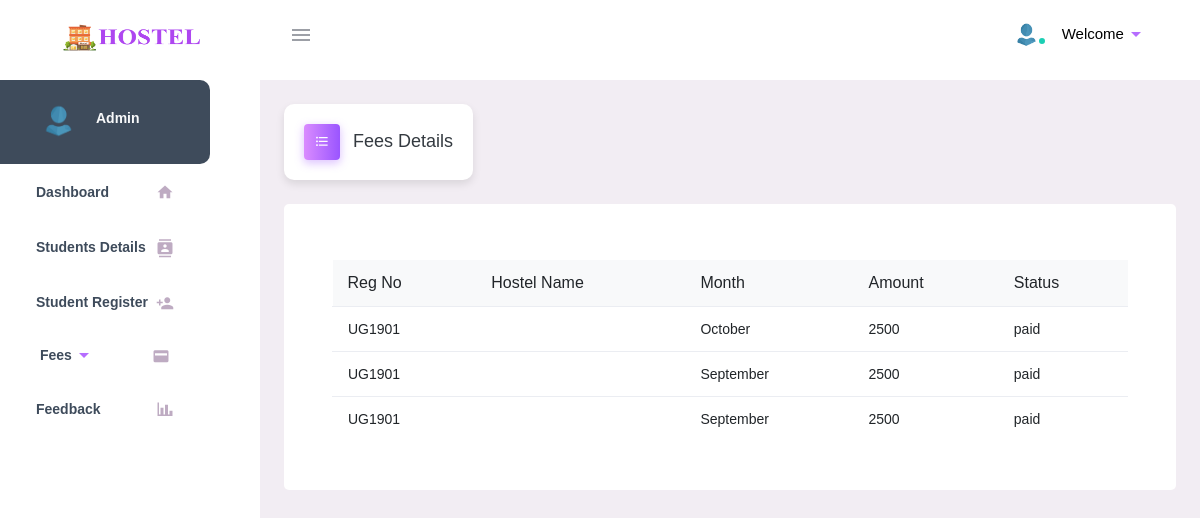
The app's page /admin/view_fees.php?reg=UG1901 with its own data.
### tables this page shows
CREATE TABLE `paid` (
  `id` varchar(20) NOT NULL,
  `reg` varchar(50) NOT NULL,
  `total` varchar(50) NOT NULL,
  `date` varchar(50) NOT NULL,
  `month` varchar(50) NOT NULL
);

### admin/view_fees.php (the view, shortened to what this page needs)
<?php
include("../dbconnect.php");
$reg = $_GET['reg'];
extract($_POST);
?>
<!DOCTYPE html>
<html lang="en">
<head>
    <link rel="stylesheet" href="./include/materialdesignicons.min.css">
    <link rel="stylesheet" href="./include/vendor.bundle.base.css">
    <link rel="stylesheet" href="./include/style.css">
    <link rel="stylesheet" href="https://cdn.jsdelivr.net/npm/@mdi/font/css/materialdesignicons.min.css">
    <link rel="stylesheet" href="./include/exstyle.css">
</head>
<body class="">
    <div class="container-scroller">
        <header class="topbar" data-navbarbg="skin6">
            <?php include 'navbar.php' ?>
        </header>
        <div class="container-fluid page-body-wrapper pt-0 proBanner-padding-top">
            <div class="navcantainer d-fixed">
                <?php include 'sidebar.php' ?>
            </div>
            <div class="main-panel">
                <div class="content-wrapper p-4">
                    <div class="page-header">
                        <h3 class="page-title">
                            <span class="page-title-icon bg-gradient-primary text-white mr-2">
                                <i class="mdi mdi-format-list-bulleted menu-icon"></i>
                            </span> Fees Details
                        </h3>
                    </div>
                    <div class="grid-margin card p-5 stretch-card">
                        <table class="table table-responsive-xl">
                            <thead class="bg-light"><h1>
                                <tr>
                                    <th class="fw-bolder">Reg No</th>
                                    <th class="fw-bolder">Hostel Name</th>
                                    <th class="fw-bolder">Month</th>
                                    <th class="fw-bolder">Amount</th>
                                    <th class="fw-bolder">Status</th>
                                </tr></h1>
                            </thead>
                            <?php
                            $qry = mysqli_query($connect, "select * from paid where reg='$reg'");
                            while ($row = mysqli_fetch_array($qry)) {
                                $reg = $row['reg'];
                            ?>
                                <tr class="alert " role="alert">
                                    <td>
                                        <div><?php echo $reg; ?></div>
                                    </td>
                                    <td>
                                    </td>
                                    <td>
                                        <div><?php echo $row['month']; ?></div>
                                    </td>
                                    <td>
                                        <div><?php echo $row['total']; ?></div>
                                    </td>
                                    <td>
                                        <div><?php echo "paid"; ?></div>
                                    </td>
                                </tr>
                            <?php
                            }
                            ?>
                        </table>
                    </div>
                </div>
            </div>
        </div>
    </div>
</body>
</html>

### admin/include/exstyle.css (style rules this page uses)
.page-title, .date, .time { background-color: #fff; box-shadow: 0 4px 8px rgba(0, 0, 0, 0.1); padding: 20px; border-radius: 10px; display: inline-block; }
.menu-icon { transition: transform 0.3s ease; }
body { font-family: Verdana, Geneva, sans-serif; font-size: 14px; }

### admin/view_fees.php (style rules this page uses)
table .fw-bolder { font-weight:bolder ; font-size: 1rem; }

### records on screen
paid: reg "UG1901", month "October", total "2500"
paid: reg "UG1901", month "September", total "2500"
paid: reg "UG1901", month "September", total "2500"
